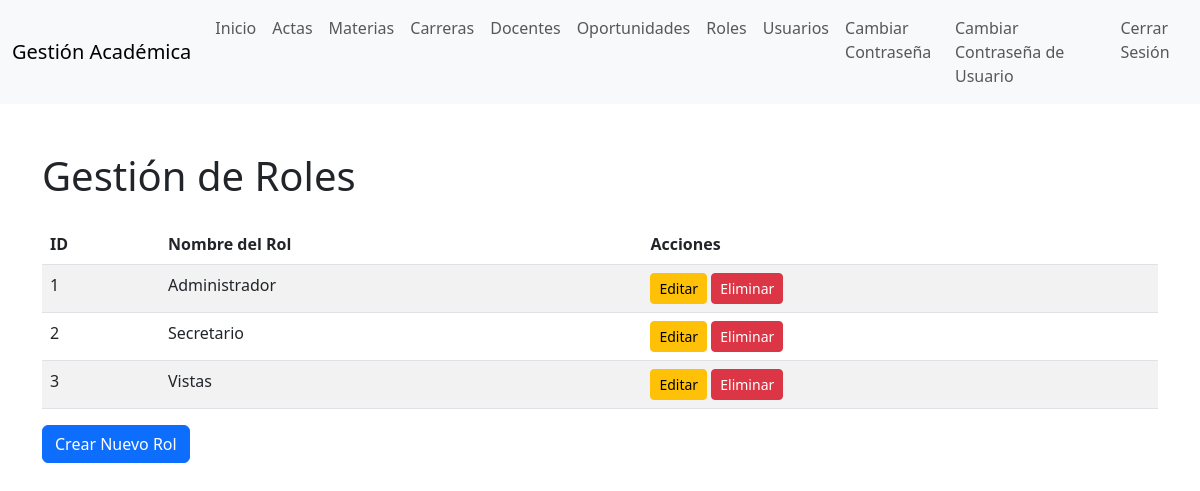
Screenshot of /roles/index.php (signed in) with the database file from the repository.
### tables this page shows
CREATE TABLE `roles` (
  `id` int(11) NOT NULL,
  `created_date_time` datetime(6) DEFAULT NULL,
  `rol_name` varchar(50) NOT NULL,
  `updated_date_time` datetime(6) DEFAULT NULL
);

### classes/Roles.php (called while the page is built, shortened)
<?php
class Roles {
    private $conn;
    private $table = 'roles';
    public function __construct($db) {
        $this->conn = $db;
    }
    public function obtenerRoles() {
        $query = "SELECT * FROM " . $this->table;
        $result = $this->conn->query($query);
        return $result;
    }
}
?>

### public/roles/index.php (the view, shortened to what this page needs)
<?php
require_once '../../classes/Roles.php';
$database = new Database();
$db = $database->connect();
$roles = new Roles($db);
$result = $roles->obtenerRoles();
?>
<!DOCTYPE html>
<html lang="es">
<head>
    <link href="https://cdn.jsdelivr.net/npm/bootstrap@5.3.0/dist/css/bootstrap.min.css" rel="stylesheet">
</head>
<body>
     <?php include '../includes/navbar.php'; ?>
<div class="container mt-5">
    <h1 class="mb-4">Gestión de Roles</h1>
    <table class="table table-striped">
        <thead>
        <tr>
            <th>ID</th>
            <th>Nombre del Rol</th>
            <th>Acciones</th>
        </tr>
        </thead>
        <tbody>
        <?php while ($row = $result->fetch_assoc()): ?>
        <tr>
            <td><?php echo $row['id']; ?></td>
            <td><?php echo $row['rol_name']; ?></td>
            <td>
                <a href="editar.php?id=<?php echo $row['id']; ?>" class="btn btn-warning btn-sm">Editar</a>
                <a href="eliminar.php?id=<?php echo $row['id']; ?>" class="btn btn-danger btn-sm">Eliminar</a>
            </td>
        </tr>
        <?php endwhile; ?>
        </tbody>
    </table>
    <a href="crear.php" class="btn btn-primary">Crear Nuevo Rol</a>
</div>
</body>
</html>

### rows the page displays
roles: id "1", rol_name "Administrador"
roles: id "2", rol_name "Secretario"
roles: id "3", rol_name "Vistas"
